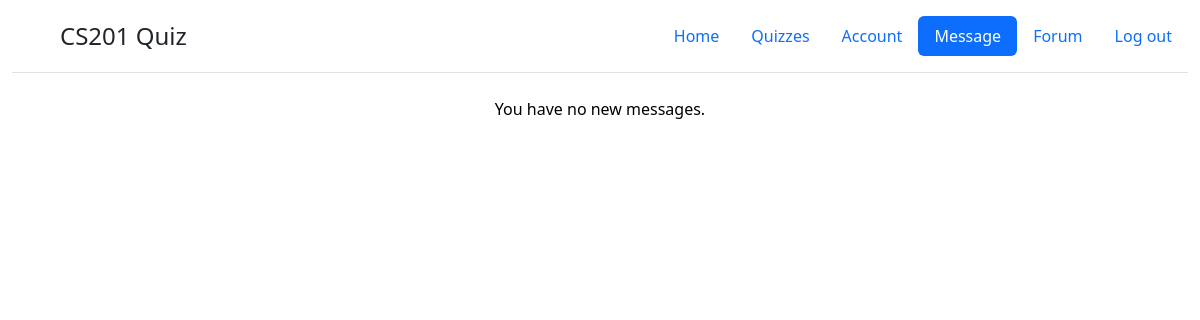
/cs201/message/ (signed in), run on an earlier commit of the app's database.
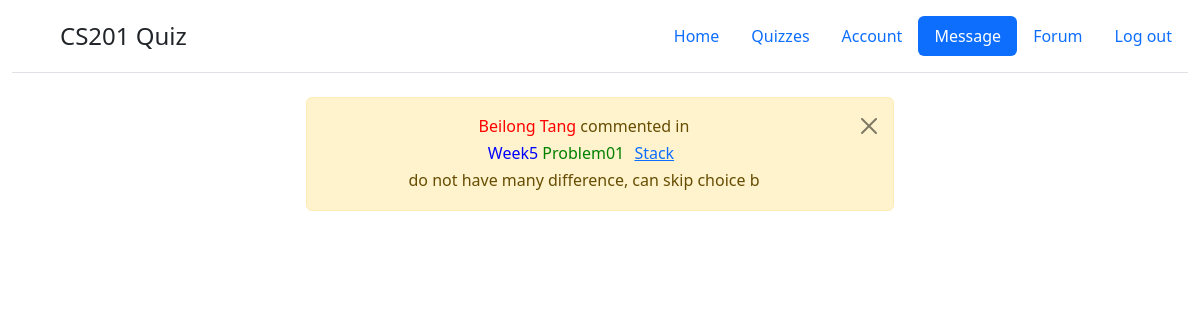
And on a later commit of the database.
### forum/models.py (models this page shows, shortened)
class Post(models.Model):
    text=models.TextField()
    author_name= models.CharField(max_length=50)
    author_netid = models.CharField(max_length=8)
    pub_date = models.DateTimeField(default=datetime.datetime.strptime('2022-7-26 6:00','%Y-%m-%d %H:%M').astimezone(datetime.timezone(datetime.timedelta(hours=0))))
    title = models.CharField(max_length=100)
    level = models.IntegerField(default=0) # Asynchorons or Shown to everyone
    question_id = models.IntegerField(default=0) #
    category = models.IntegerField(default=0) # This is the week id

class Comment(models.Model):
    post = models.ForeignKey(Post, on_delete=models.CASCADE)
    text = models.TextField()
    author_name = models.CharField(max_length=50)
    author_netid = models.CharField(max_length=8)
    pub_date = models.DateTimeField(default=datetime.datetime.strptime('2022-7-26 6:00','%Y-%m-%d %H:%M').astimezone(datetime.timezone(datetime.timedelta(hours=0))))
    reply = models.IntegerField(default=-1)

### quiz/views.py (the view)
# urls.py: path('message/',views.message,name='message')
@login_required(login_url='/signin')
def message(request):
    student = Student.objects.get(student_netid=request.user.username)
    if request.method=='POST':
        delete_msg_id = request.POST['delete']
        student.messages=student.messages.replace(delete_msg_id+',','')
        student.save()
        return HttpResponseRedirect(reverse('quiz:message',args=()))
    context={}
    message_id_arrays = list(map(int,(list(filter(lambda x: x!="", student.messages.split(','))))))
    post = []
    comment=[]
    reply=[]
    for msg_id in message_id_arrays:
        msg = Comment.objects.get(id=msg_id)
        if msg.reply!=-1:
            reply.append(Comment.objects.get(id=msg.reply).author_name)
        else:
            reply.append("")
        comment.append(msg)
        post.append(Post.objects.get(id=msg.post_id))
    context['post_and_comment']=list(zip(post,comment,reply))
    return render(request, 'quiz/message.html',context)
    pass

### quiz/templatetags/my_tags.py (called while the page is built)
@register.filter
def show_category(level):
    if level==0:
        return 'Week1'
    if level==1:
        return 'Week2'
    if level==2:
        return 'Week3'
    if level==3:
        return 'Week4'
    if level==4:
        return 'Week5'
    if level==5:
        return 'Week6'
    if level==6:
        return 'Week7'

@register.filter
def show_question(question_id):
    s = str(question_id)[1:]
    return 'Problem'+s

### quiz/templates/quiz/message.html (shortened to what this page needs)
<!doctype html>
<html lang="en" class="h-100">
  <head>
{% load static %}
{%load my_tags%}
<link rel = "stylesheet" type ="text/css" href = "{% static 'quiz/bootstrap/css/bootstrap.min.css' %}">
</head>
    <body class="d-flex h-100 text-center text-black bg-white">
    <div class="container-fluid d-flex w-100 h-100 mx-auto flex-column ">
    <header class="d-flex flex-wrap justify-content-center py-3 mb-4 border-bottom">
      <a href="/" class="d-flex align-items-center mb-3 mb-md-0 me-md-auto text-dark text-decoration-none">
        <svg class="bi me-2" width="40" height="32"><use xlink:href="#bootstrap"/></svg>
        <span class="fs-4">CS201 Quiz</span>
      </a>
      <ul class="nav nav-pills">
        <li class="nav-item"><a href="{% url 'quiz:userface' %}" class="nav-link" aria-current="page">Home</a></li>
        <li class="nav-item"><a href="{% url 'quiz:assignment' %}" class="nav-link">Quizzes</a></li>
        <li class="nav-item"><a href="{% url 'quiz:account'  %}" class="nav-link">Account</a></li>
        <li class="nav-item"><a href="{% url 'quiz:message'  %}" class="nav-link active">Message</a></li>
        <li class="nav-item"><a href="{% url 'forum:forum' 'All' %}" class="nav-link ">Forum</a></li>
        <li class="nav-item"><a href="#" class="nav-link" onclick="go()">Log out</a></li>
      </ul>
    </header>
    <div style="width:50%;margin-left:25%">
      {%for p,c,reply_author in post_and_comment %}
      <a href="#">
      <div class="alert alert-warning alert-dismissible fade show" role="alert">
        <p style='margin-bottom:2px'><a style='color:red'>{{c.author_name}}</a>
          {%if c.reply == -1 %}
          commented in
          {% else %}
          replied to <a style='color:red'>{{reply_author}}</a> in
          {%endif%}
        </p>
        <p style='margin-bottom:2px'><a style='color:blue'>{{p.category|show_category}}</a> <a style='color:green'>{{p.question_id|show_question}}</a> <button style='border:none;background:none' onclick='go_to_forum_post({{p.id}},{{p.category}})'><a href="#">{{p.title|truncatechars:50 }}</a></button> </p>
        <p style='margin-bottom:2px'> {{c.text|truncatechars:100 }}</p>
        <button type="button" class="btn-close" data-bs-dismiss="alert" aria-label="Close" onclick='deletemsg({{c.id}})'></button>
      </div>
    </a>
      {%empty%}
      <p>You have no new messages.</p>
      {%endfor%}
    </div>
</div>
  </body>
</html>

What changed in the data, as far as the page shows it:
added Post: author_name "Beilong Tang", category|show_category "Week5", question_id|show_question "Problem01", title "Stack", text "do not have many difference, can skip choice b"
Also different on the page:
text no longer shown: "You have no new messages."
